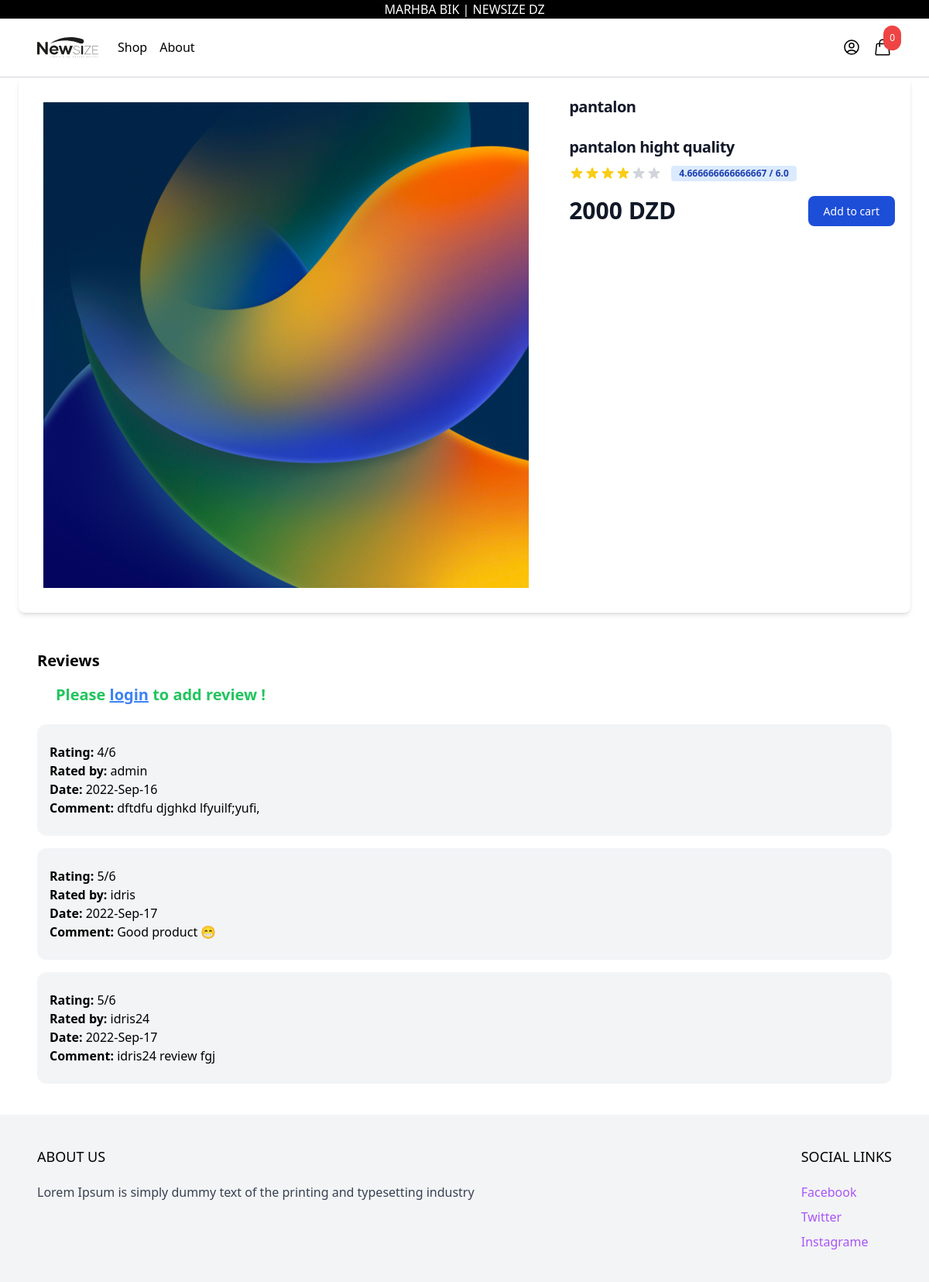
Screenshot of /shop/pantalon/ with the database file from the repository.
### products/models.py (models this page shows, shortened)
class Product(models.Model):
    category = models.ForeignKey(Category, related_name='products',on_delete=models.CASCADE)
    name = models.CharField(max_length=255)
    slug = models.SlugField()
    description = models.TextField(blank=True,null=True)
    price = models.IntegerField()
    created_at = models.DateTimeField(auto_now_add=True)
    image = models.ImageField(upload_to='uploads/',blank=True,null=True)
    thumbnail = models.ImageField(upload_to='uploads/',blank=True,null=True)
    class Meta:
        ordering = ('-created_at',)
    def get_display_price(self):
        return self.price
    def get_rating(self):
        reviews_total = 0
        for review in self.reviews.all():
            reviews_total += review.rating
        if reviews_total > 0:
            return reviews_total / self.reviews.count()
        return 0

class Review(models.Model):
    product = models.ForeignKey(Product,related_name='reviews',on_delete=models.CASCADE)
    rating = models.IntegerField(default=3)
    content = models.TextField()
    created_by = models.ForeignKey(User, related_name='reviews',on_delete=models.CASCADE)
    created_at = models.DateTimeField(auto_now_add=True)

### products/views.py (the view, shortened to what this page needs)
# urls.py: path('shop/<slug:slug>/', product, name='product'),
def product(request,slug):
    product = get_object_or_404(Product,slug=slug)
    cart = Cart(request)
    item = cart.get_item(product.id)
    if item:
        flag = True
    else:
        flag = False
    if request.user.is_authenticated:
        review = Review.objects.filter(created_by=request.user,product=product)
        if review.count() > 0:
            review = review.first()
            response = render(request,'product/product.html',{'product':product,'review':review,'flag':flag})
            return response
        else:
            response = render(request,'product/product.html',{'product':product,'flag':flag})
            return response
    else:
        response = render(request,'product/product.html',{'product':product,'flag':flag})
        return response

### cart/cart.py (called while the page is built)
    def __len__(self):
        return sum(item['quantity'] for item in self.cart.values())

    def get_item(self,product_id):
        if str(product_id) in self.cart:
            return self.cart[str(product_id)]
        else :
            return None

### cart/context_processors.py (called while the page is built)
def cart(request):
    return {'cart': Cart(request)}

### products/templates/product/product.html (shortened to what this page needs)
{%extends 'core/base.html'%}
{% load edit_var %}
{%block content%}
<div class="max-w-6xl mx-auto flex flex-wrap bg-white rounded-lg shadow-md dark:bg-gray-800 dark:border-gray-700">
    <div class="images w-full mb-6 lg:mb-0 lg:w-3/5">
        <img class="p-8 rounded-t-lg"
            src="{% if product.image %}{{product.image.url}}{% else %}https://st4.depositphotos.com/17828278/24401/v/600/depositphotos_244011872-stock-illustration-image-vector-symbol-missing-available.jpg{% endif %}"
            alt="{{product.name}}">
    </div>
    <div class="information px-5 pb-5 lg:w-2/5 lg:mt-6">
        <h1 class="text-xl mb-6 font-semibold tracking-tight text-gray-900 dark:text-white">
            <strong>{{product.name}}</strong></h1>
        {% if product.description %}
        <h5 class="text-xl font-semibold tracking-tight text-gray-900 dark:text-white">{{product.description}}</h5>
        {% else %}
        <h5 class="text-xl font-semibold tracking-tight text-gray-900 dark:text-white">No description !</h5>
        {% endif %}
        <span hx-get="{% url 'hx_update_review' product.id%}" hx-trigger="update-review from:body" hx-swap="innerHTML">
            {% include 'product/partials/product_rating.html' %}
        </span>
        <div class="flex justify-between items-center">
            <span class="text-3xl font-bold text-gray-900 dark:text-white">{{product.get_display_price}} DZD</span>
            <span hx-get="{% url 'hx_add_view_cart_btn' product.id%}" hx-trigger="update-product-add-view-btn from:body"
                hx-swap="innerHTML">
                {% include 'product/partials/add_view_in_cart_btn.html' %}
            </span>
        </div>
    </div>
</div>
<div class="max-w-6xl mx-auto flex flex-wrap py-6 px-6 xl:px-0">
    <div class="w-full mt-6">
        {% include 'product/partials/review_form.html' %}
        <span id="review-id">
            {% include 'product/partials/review.html' %}
        </span>
    </div>
</div>
{%endblock content%}

### products/templates/product/partials/product_rating.html
{% if product.get_rating > 0 %}
        <div class="flex items-center mt-2.5 mb-5">
            <svg aria-hidden="true"
                class="cursor-pointer w-5 h-5 {% if product.get_rating >= 1 %}text-yellow-400{% else %}text-gray-300 dark:text-gray-500 {% endif %}"
                fill="currentColor" viewBox="0 0 20 20" xmlns="http://www.w3.org/2000/svg">
                <title>Second star</title>
                <path
                    d="M9.049 2.927c.3-.921 1.603-.921 1.902 0l1.07 3.292a1 1 0 00.95.69h3.462c.969 0 1.371 1.24.588 1.81l-2.8 2.034a1 1 0 00-.364 1.118l1.07 3.292c.3.921-.755 1.688-1.54 1.118l-2.8-2.034a1 1 0 00-1.175 0l-2.8 2.034c-.784.57-1.838-.197-1.539-1.118l1.07-3.292a1 1 0 00-.364-1.118L2.98 8.72c-.783-.57-.38-1.81.588-1.81h3.461a1 1 0 00.951-.69l1.07-3.292z">
                </path>
            </svg>
            <svg aria-hidden="true"
                class="cursor-pointer w-5 h-5 {% if product.get_rating >= 2 %}text-yellow-400{% else %}text-gray-300 dark:text-gray-500 {% endif %}"
                fill="currentColor" viewBox="0 0 20 20" xmlns="http://www.w3.org/2000/svg">
                <title>Third star</title>
                <path
                    d="M9.049 2.927c.3-.921 1.603-.921 1.902 0l1.07 3.292a1 1 0 00.95.69h3.462c.969 0 1.371 1.24.588 1.81l-2.8 2.034a1 1 0 00-.364 1.118l1.07 3.292c.3.921-.755 1.688-1.54 1.118l-2.8-2.034a1 1 0 00-1.175 0l-2.8 2.034c-.784.57-1.838-.197-1.539-1.118l1.07-3.292a1 1 0 00-.364-1.118L2.98 8.72c-.783-.57-.38-1.81.588-1.81h3.461a1 1 0 00.951-.69l1.07-3.292z">
                </path>
            </svg>
            <svg aria-hidden="true"
                class="cursor-pointer w-5 h-5 {% if product.get_rating >= 3 %}text-yellow-400{% else %}text-gray-300 dark:text-gray-500 {% endif %}"
                fill="currentColor" viewBox="0 0 20 20" xmlns="http://www.w3.org/2000/svg">
                <title>Fourth star</title>
                <path
                    d="M9.049 2.927c.3-.921 1.603-.921 1.902 0l1.07 3.292a1 1 0 00.95.69h3.462c.969 0 1.371 1.24.588 1.81l-2.8 2.034a1 1 0 00-.364 1.118l1.07 3.292c.3.921-.755 1.688-1.54 1.118l-2.8-2.034a1 1 0 00-1.175 0l-2.8 2.034c-.784.57-1.838-.197-1.539-1.118l1.07-3.292a1 1 0 00-.364-1.118L2.98 8.72c-.783-.57-.38-1.81.588-1.81h3.461a1 1 0 00.951-.69l1.07-3.292z">
                </path>
            </svg>
            <svg aria-hidden="true"
                class="cursor-pointer w-5 h-5 {% if product.get_rating >= 4 %}text-yellow-400{% else %}text-gray-300 dark:text-gray-500 {% endif %}"
                fill="currentColor" viewBox="0 0 20 20" xmlns="http://www.w3.org/2000/svg">
                <title>First star</title>
                <path
                    d="M9.049 2.927c.3-.921 1.603-.921 1.902 0l1.07 3.292a1 1 0 00.95.69h3.462c.969 0 1.371 1.24.588 1.81l-2.8 2.034a1 1 0 00-.364 1.118l1.07 3.292c.3.921-.755 1.688-1.54 1.118l-2.8-2.034a1 1 0 00-1.175 0l-2.8 2.034c-.784.57-1.838-.197-1.539-1.118l1.07-3.292a1 1 0 00-.364-1.118L2.98 8.72c-.783-.57-.38-1.81.588-1.81h3.461a1 1 0 00.951-.69l1.07-3.292z">
                </path>
            </svg>
            <svg aria-hidden="true"
                class="cursor-pointer w-5 h-5 {% if product.get_rating >= 5 %}text-yellow-400{% else %}text-gray-300 dark:text-gray-500 {% endif %}"
                fill="currentColor" viewBox="0 0 20 20" xmlns="http://www.w3.org/2000/svg">
                <title>Fifth star</title>
                <path
                    d="M9.049 2.927c.3-.921 1.603-.921 1.902 0l1.07 3.292a1 1 0 00.95.69h3.462c.969 0 1.371 1.24.588 1.81l-2.8 2.034a1 1 0 00-.364 1.118l1.07 3.292c.3.921-.755 1.688-1.54 1.118l-2.8-2.034a1 1 0 00-1.175 0l-2.8 2.034c-.784.57-1.838-.197-1.539-1.118l1.07-3.292a1 1 0 00-.364-1.118L2.98 8.72c-.783-.57-.38-1.81.588-1.81h3.461a1 1 0 00.951-.69l1.07-3.292z">
                </path>
            </svg>
            <svg aria-hidden="true"
                class="cursor-pointer w-5 h-5 {% if product.get_rating >= 6 %}text-yellow-400{% else %}text-gray-300 dark:text-gray-500 {% endif %}"
                fill="currentColor" viewBox="0 0 20 20" xmlns="http://www.w3.org/2000/svg">
                <title>Fifth star</title>
                <path
                    d="M9.049 2.927c.3-.921 1.603-.921 1.902 0l1.07 3.292a1 1 0 00.95.69h3.462c.969 0 1.371 1.24.588 1.81l-2.8 2.034a1 1 0 00-.364 1.118l1.07 3.292c.3.921-.755 1.688-1.54 1.118l-2.8-2.034a1 1 0 00-1.175 0l-2.8 2.034c-.784.57-1.838-.197-1.539-1.118l1.07-3.292a1 1 0 00-.364-1.118L2.98 8.72c-.783-.57-.38-1.81.588-1.81h3.461a1 1 0 00.951-.69l1.07-3.292z">
                </path>
            </svg>
            <span
                class="bg-blue-100 text-blue-800 text-xs font-semibold mr-2 px-2.5 py-0.5 rounded dark:bg-blue-200 dark:text-blue-800 ml-3">{{product.get_rating}} /
                6.0</span>
        </div>
        {% endif %}

### products/templates/product/partials/review.html (shortened to what this page needs)
{% for review in product.reviews.all %}
    <div class="px-4 py-6 bg-gray-100 rounded-xl mb-4 ">
        <strong>Rating: </strong>{{review.rating}}/6 <br>
        <strong>Rated by: </strong>{{review.created_by}} <br>
        <strong>Date: </strong>{{review.created_at|date:"Y-M-d"}} <br>
        <strong>Comment: </strong>{{review.content}} <br>
    </div>
{% endfor %}

### rows the page displays
Product: image (picture), name "pantalon", description "pantalon hight quality", get_rating "4.666666666666667", get_display_price "2000"
Review: rating "4", created_by "admin", created_at "2022-Sep-16", content "dftdfu djghkd lfyuilf;yufi,"
Review: rating "5", created_by "idris", created_at "2022-Sep-17", content "Good product 😁"
Review: rating "5", created_by "idris24", created_at "2022-Sep-17", content "idris24 review fgj"

### other values shown
{{ cart|length }} "0"
